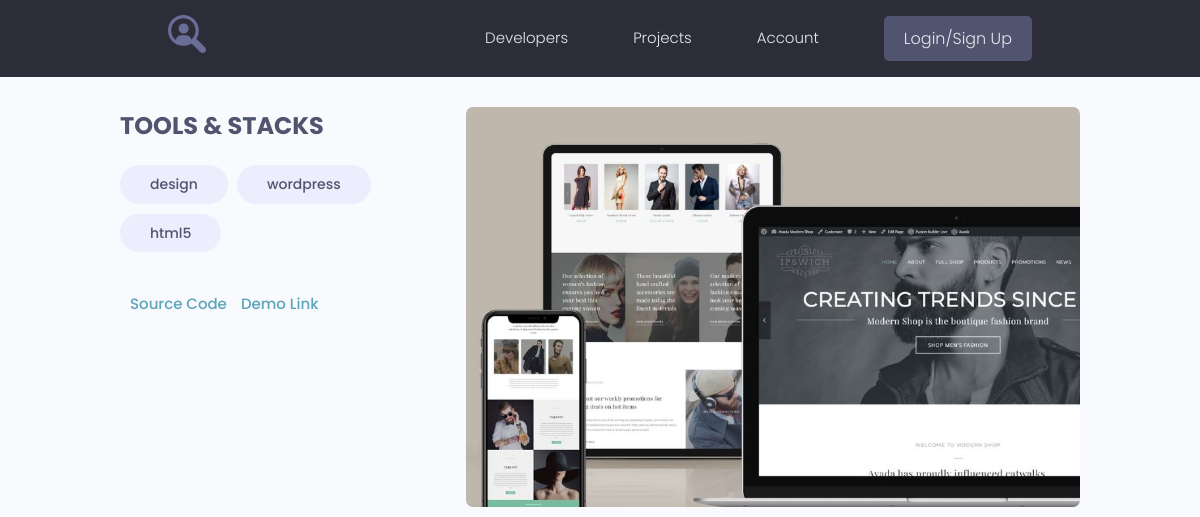
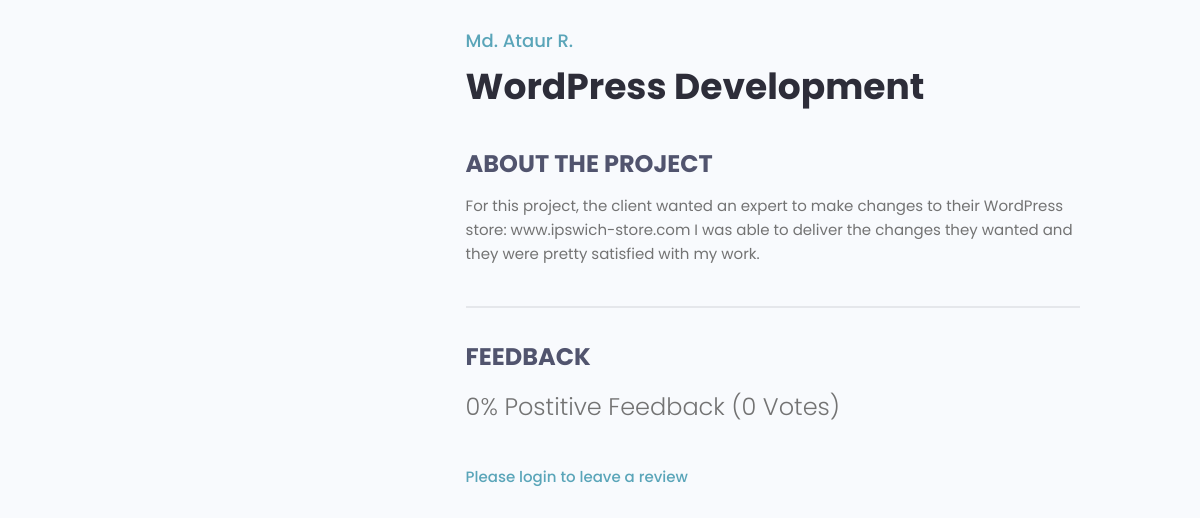
Before: /projects/project/9/ with the older database file (2 pictures, top to bottom).
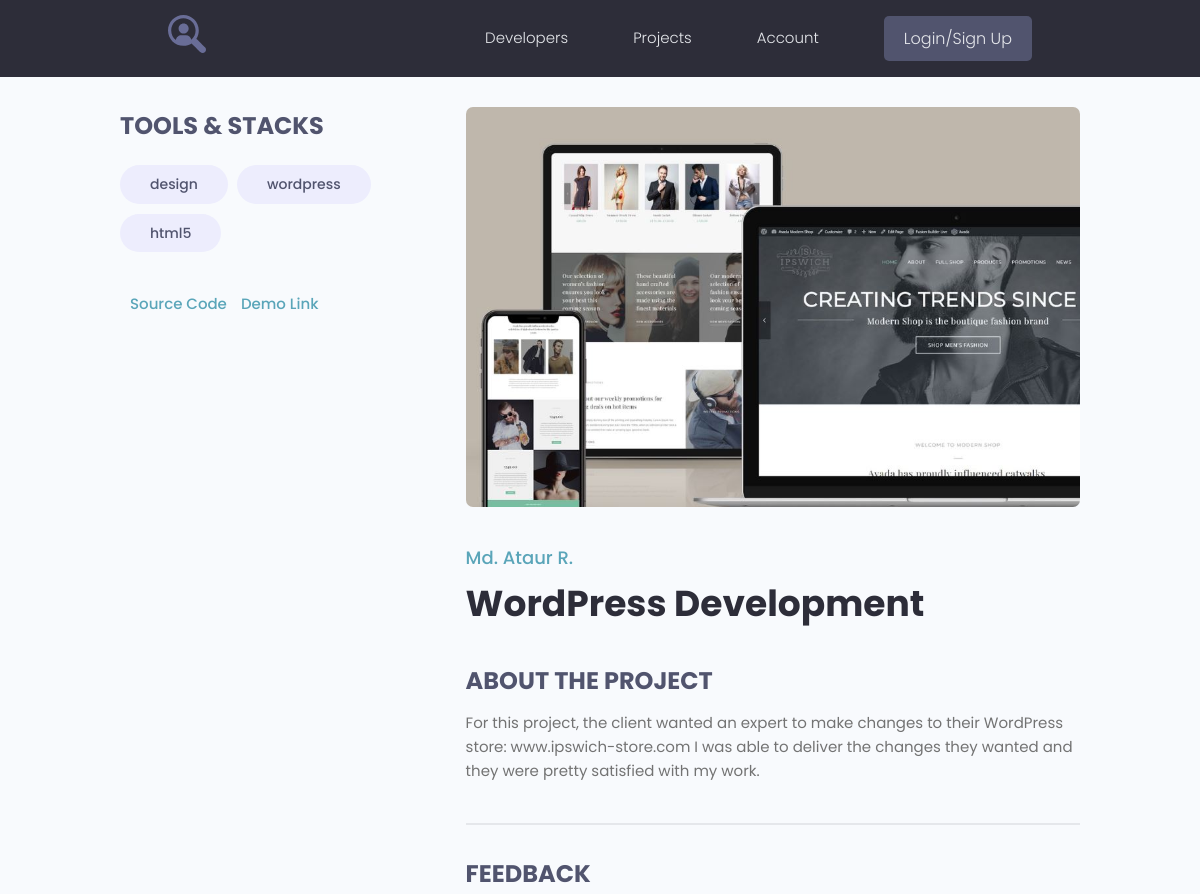
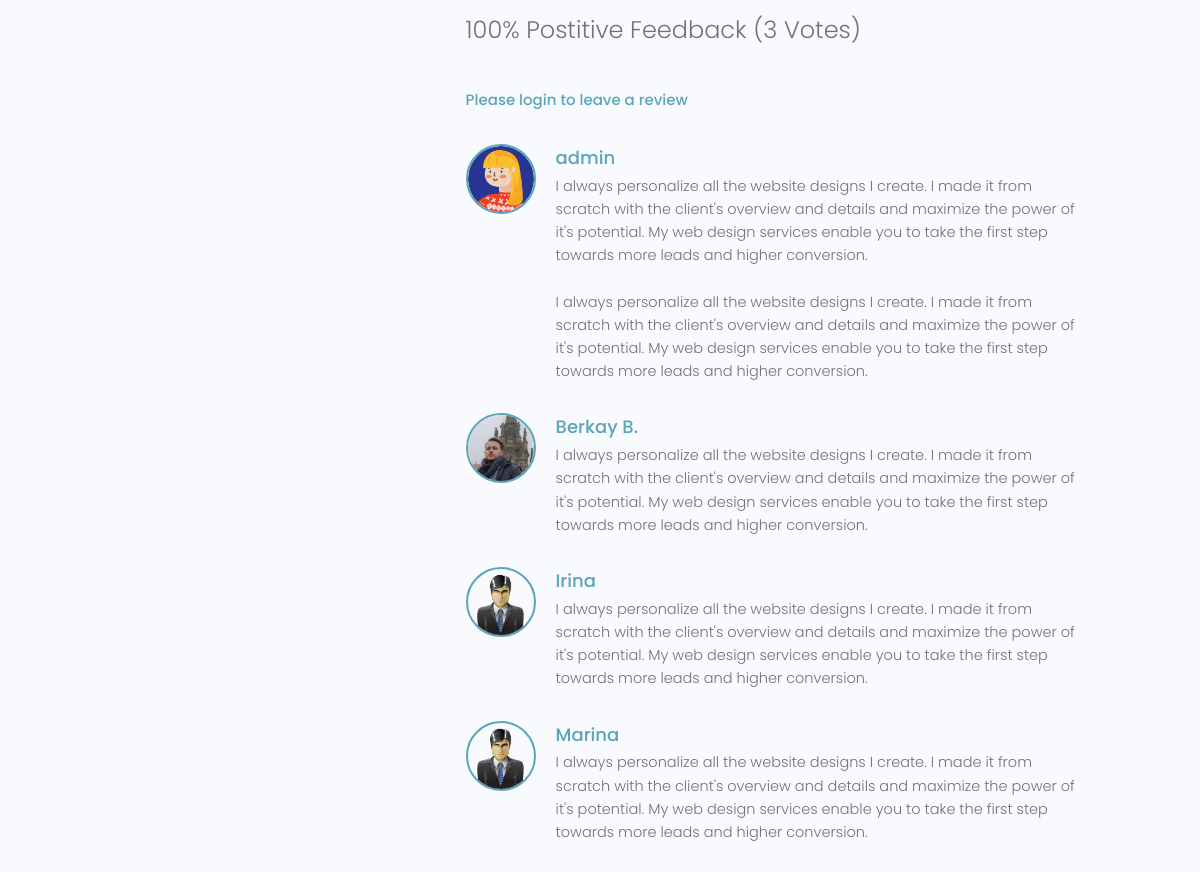
After: the same page with the newer database file (2 pictures, top to bottom).
### projects/models.py (models this page shows, shortened)
class Tag(models.Model):
    name = models.CharField(max_length=200)
    created = models.DateTimeField(auto_now_add=True)
    def __str__(self):
        return self.name

class Project(models.Model):
    owner = models.ForeignKey(Profile, on_delete=models.SET_NULL, blank=True, null=True)
    title = models.CharField(max_length=200)
    description = models.TextField(blank=True)
    featured_image = models.ImageField(blank=True, default="default.jpg", upload_to="projects/%Y/%m/%d/")
    demo_link = models.CharField(max_length=500, blank=True)
    source_link = models.CharField(max_length=500, blank=True)
    tags = models.ManyToManyField('Tag', blank=True)
    vote_total = models.IntegerField(default=0)
    vote_ratio = models.IntegerField(default=0)
    created = models.DateTimeField(auto_now_add=True)
    class Meta:
        ordering = ['-vote_ratio', '-vote_total', 'title']
    def reviewers(self):
        queryset = self.review_set.all().values_list('owner__id', flat=True)
        return queryset

class Review(models.Model):
    VOTE_TYPE = (
        ('up', 'Up Vote'),
        ('down', 'Down Vote')
    )
    owner = models.ForeignKey(Profile, on_delete=models.CASCADE)
    project = models.ForeignKey(Project, on_delete=models.CASCADE)
    body = models.TextField(blank=True)
    value = models.CharField(max_length=20, choices=VOTE_TYPE)
    created = models.DateTimeField(auto_now_add=True)
    class Meta:
        unique_together = [['owner', 'project']]

### users/models.py (models this page shows, shortened)
class Profile(models.Model):
    user = models.OneToOneField(User, on_delete=models.CASCADE, blank=True)
    name = models.CharField(max_length=200, blank=True)
    email = models.EmailField(max_length=200, blank=True)
    username = models.CharField(max_length=200, blank=True)
    short_intro = models.CharField(max_length=200, blank=True)
    bio = models.TextField(blank=True)
    profile_image = models.ImageField(default="profiles/user-default.png", upload_to="profiles/")
    social_github = models.CharField(max_length=200, blank=True)
    social_youtube = models.CharField(max_length=200, blank=True)
    social_website = models.CharField(max_length=200, blank=True)
    created = models.DateTimeField(auto_now_add=True)

### projects/views.py (the view, shortened to what this page needs)
# urls.py: path('project/<str:pk>/', views.project, name="project"),
def project(request, pk):
    project_obj = Project.objects.get(id=pk)
    form = ReviewForm()
    return render(request, "projects/single-project.html", {'project': project_obj, "form": form})

### projects/templates/projects/single-project.html (shortened to what this page needs)
{% extends 'projects/base.html' %}
{% block content %}
  <main class="singleProject my-md">
    <div class="container">
      <div class="layout">
        <div class="column column--1of3">
          <h3 class="singleProject__subtitle">Tools & Stacks</h3>
          <div class="singleProject__toolStack">
            {% for tag in project.tags.all %}
            <span class="tag tag--pill tag--sub tag--lg">
              <small>{{ tag }}</small>
            </span>
            {% endfor %}
          </div>
          {% if project.source_link %}
          <a class="singleProject__liveLink" href="{{ project.source_link }}" target="_blank">Source Code
          </a>
          {% endif %}
          {% if project.demo_link %}
          <a class="singleProject__liveLink" href="{{ project.demo_link }}" target="_blank">Demo Link
          </a>
          {% endif %}
        </div>
        <div class="column column--2of3">
          <img class="singleProject__preview" src="{{ project.featured_image.url }}" alt="portfolio thumbnail" />
          <a href="{% url 'user_profile' project.owner.id %}" class="singleProject__developer">{{ project.owner.name }}</a>
          <h2 class="singleProject__title">{{ project.title }}</h2>
          <h3 class="singleProject__subtitle">About the Project</h3>
          <div class="singleProject__info">
            {{ project.description }}
          </div>
          <div class="comments">
            <h3 class="singleProject__subtitle">Feedback</h3>
            <h5 class="project--rating">
              {{ project.vote_ratio }}% Postitive Feedback ({{ project.vote_total }}
              Vote{{ project.vote_total|pluralize:"s"}})
            </h5>
            {% if request.user.profile.id in project.reviewers %}
            <p>You have already submitted you review for this project </p>
            {% elif request.user.profile == project.owner %}
                    <p>You cannot review your own work</p>
            {% else %}
            <a href="{% url 'login' %}">Please login to leave a review</a>
            {% endif %}
            <div class="commentList">
              {% for review in project.review_set.all %}
              {% if review.body %}
              <div class="comment">
                <a href="{% url 'user_profile' review.owner.id %}">
                  <img class="avatar avatar--md"
                    src="{{ review.owner.profile_image.url }}" alt="user" />
                </a>
                <div class="comment__details">
                  <a href="{% url 'user_profile' review.owner.id %}" class="comment__author">{{ review.owner.name }}</a>
                  <p class="comment__info">
                    {{ review.body|linebreaksbr }}
                  </p>
                </div>
              </div>
              {% endif %}
              {% endfor %}
            </div>
          </div>
        </div>
      </div>
    </div>
  </main>
{%  endblock %}

### projects/templates/projects/base.html (shortened to what this page needs)
<!DOCTYPE html>
{% load static %}
<html lang="en">
<head>
   <link rel="stylesheet" href="https://maxcdn.bootstrapcdn.com/font-awesome/4.5.0/css/font-awesome.min.css">
  <link rel="stylesheet" href="{% static 'uikit/styles/uikit.css' %}" />
  <link rel="stylesheet" href="{% static 'styles/app.css' %}" />
</head>
<body>
{% include 'projects/navbar.html' %}
{% block content %}
{%  endblock %}
</body>
</html>

### projects/templates/projects/navbar.html (shortened to what this page needs)
{% load static %}
  <header class="header">
    <div class="container container--narrow">
      <a href="{% url 'profiles' %}" class="header__logo">
        <img src="{% static 'images/logo.svg' %}" alt="DevSearch Logo" />
      </a>
      <nav class="header__nav">
        <ul class="header__menu">
          <li class="header__menuItem"><a href="{% url 'profiles' %}">Developers</a></li>
          <li class="header__menuItem"><a href="{% url 'projects' %}">Projects</a></li>
          <li class="header__menuItem"><a href="{% url 'account' %}">Account</a></li>
          {% if request.user.is_authenticated %}
          <li class="header__menuItem"><a href="{% url 'inbox' %}">Inbox</a></li>
          <li class="header__menuItem"><a href="{% url 'logout' %}" class="btn btn--sub">Logout</a></li>
          {% else %}
          <li class="header__menuItem"><a href="{% url 'login' %}" class="btn btn--sub">Login/Sign Up</a></li>
          {% endif %}
        </ul>
      </nav>
    </div>
  </header>

### projects/static/styles/app.css (style rules this page uses)
:root { --color-sub: #2d2d39; }
.btn--sub { background-color: var(--color-sub-light); }
img { width: 100%; }
.header { position: sticky; z-index: 111; background-color: var(--color-sub); padding: 1.5rem 0; }
.header > .container { display: flex; justify-content: space-between; align-items: center; }
.header__logo > img { height: 3.8rem; }
.header__nav > ul { display: inline-flex; align-items: center; list-style: none; gap: 6.5rem; }
.header__menuItem > a { color: var(--color-light); font-weight: 300; }
.singleProject .column--1of3 { order: 2; }
@media screen and (min-width: 1081px) { .singleProject .column--1of3 { order: 1; } }
@media screen and (min-width: 1081px) { .singleProject .column--2of3 { order: 2; } }
.singleProject__toolStack { margin-top: 2rem; margin-bottom: 4rem; }
.singleProject__liveLink { font-weight: 500; transition: all 0.3s ease-in-out; border-bottom: 2px solid transparent; }
.singleProject__preview { height: 50vh; object-fit: cover; object-position: top center; margin-bottom: 3rem; border-radius: 0.7rem; }
.singleProject__developer { font-size: 1.8rem; font-weight: 500; }
.singleProject__title { font-size: 3.6rem; font-weight: 700; color: var(--color-sub); margin-bottom: 3rem; }
.project--rating { margin-bottom: 1.6em; margin-top: .5em; }
.singleProject__subtitle { text-transform: uppercase; font-size: 2.4rem; font-weight: 700; color: var(--color-sub-light); margin-bottom: 1rem; }
.comments { margin-top: 4rem; padding-top: 3rem; border-top: 2px solid var(--color-light); }
.commentList { margin: 3rem 0; }
.comment { display: flex; gap: 2rem; }
.comment:not(:last-child) { margin-bottom: 3rem; }
.comment__author { font-size: 1.8rem; }
.comment__info { font-size: 1.45rem; }

### projects/static/uikit/styles/modules/_variables.css (style rules this page uses)
:root { --color-main: #5aa5b9; --color-main-light: #e6faff; --color-sub: #3f4156; --color-sub-light: #51546e; --color-sub-lighter: #ededfd; --color-text: #737373; --color-gray: #8b8b8b; --color-light: #e5e7eb; --color-light-gray: #767676; --color-bg: #f8fafd; --color-white: #fffefd; --color-white-light: #f3f3f3; --color-success: #359e64; --color-success-bg: #def8e8; --color-error: #fc4b0b; --color-error-bg: #fff2ee; --font-base: 'Poppins', arial, helvetica, 'Segoe UI', roboto, ubuntu, sans-serif; --font-monospace: 'Fira Code', 'Courier New', courier, monospace; --font-regular: 300; --font-medium: 500; --font-bold: 700; --generic-shadow: 1px 1px 5px #00000010; --generic-transition: all 0.3s ease-in-out; }

### projects/static/uikit/styles/modules/_base.css (style rules this page uses)
* { margin: 0; padding: 0; box-sizing: border-box; text-rendering: optimizeLegibility; color: inherit; font-size: inherit; }
html { font-size: 50%; }
@media only screen and (min-width: 480px) { html { font-size: 56.25%; } }
@media only screen and (min-width: 1200px) { html { font-size: 62.5%; } }
body { line-height: 1.6; font-weight: 400; font-size: 1.5rem; color: var(--color-text); background-color: var(--color-bg); min-height: 100vh; }

### projects/static/uikit/styles/modules/_typography.css (style rules this page uses)
* { font-family: var(--font-base); }
h2 { font-size: 3.6rem; font-weight: var(--font-bold); }
h3 { font-size: 3.2rem; font-weight: var(--font-medium); }
h5 { font-size: 2.4rem; font-weight: var(--font-medium); }
h5, h6 { font-weight: var(--font-regular); }
p, span, strong { font-size: 1.6rem; color: var(--color-text); font-weight: var(--font-regular); }
a { padding-bottom: 2px; text-decoration: none; display: inline-block; color: var(--color-main); font-weight: var(--font-medium); }

### projects/static/uikit/styles/modules/_utilities.css (style rules this page uses)
.container { width: 92%; max-width: 165rem; margin: 0 auto; box-sizing: border-box; }
.container--narrow { width: 92%; max-width: 120rem; }
@media screen and (min-width: 1000px) { .container { width: 90%; } }
@media screen and (min-width: 1000px) { .container--narrow { width: 85%; } }
@media screen and (min-width: 1200px) { .container { width: 80%; } }
@media screen and (min-width: 1200px) { .container--narrow { width: 72%; } }
.my-md { margin: 3rem auto; }

### projects/static/uikit/styles/modules/_avatar.css (style rules this page uses)
.avatar { border-radius: 50%; border: 2px solid var(--color-main); object-fit: cover; }
.avatar--md { height: 7rem; width: 7rem; }

### projects/static/uikit/styles/modules/_layout.css (style rules this page uses)
.layout { display: flex; flex-flow: row wrap; justify-content: space-between; }
.layout > .column { margin-bottom: 3rem; }
.layout > .column.column--1of3 { flex-basis: 30%; }
.layout > .column.column--2of3 { flex-basis: 64%; }

Changed rows visible on the page:
changed Project "WordPress Development": vote_ratio "0" → "100"; vote_total "0" → "3"
added Review: owner.profile_image (picture), owner.name "admin", body "I always personalize all the website designs I create. I made it from scratch with the client's overview and details and maximize the power of it's potential. My web design services enable you to take the first step towards more leads and higher conversion. I always personalize all the website designs I create. I made it from scratch with the client's overview and details and maximize the power of it's potential. My web design services enable you to take the first step towards more leads and higher conversion."
added Review: owner.profile_image (picture), owner.name "Berkay B.", body "I always personalize all the website designs I create. I made it from scratch with the client's overview and details and maximize the power of it's potential. My web design services enable you to take the first step towards more leads and higher conversion."
added Review: owner.profile_image (placeholder picture), owner.name "Irina", body "I always personalize all the website designs I create. I made it from scratch with the client's overview and details and maximize the power of it's potential. My web design services enable you to take the first step towards more leads and higher conversion."
added Review: owner.profile_image (placeholder picture), owner.name "Marina", body "I always personalize all the website designs I create. I made it from scratch with the client's overview and details and maximize the power of it's potential. My web design services enable you to take the first step towards more leads and higher conversion."
